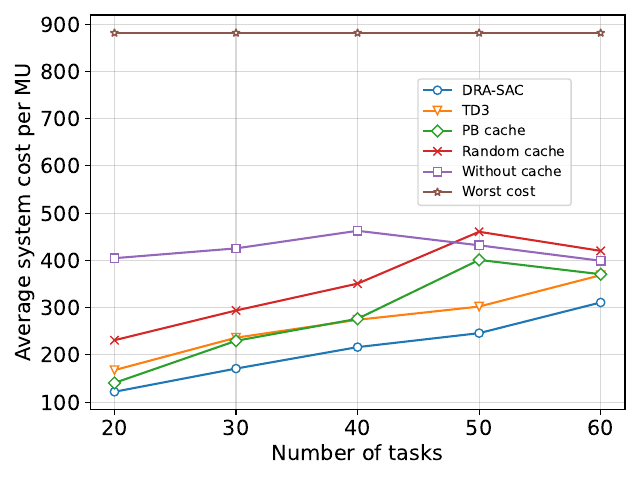

Write Python code to recreate this figure.
import numpy as np
import matplotlib.pyplot as plt
# from TD3_delay_penalty import task_num_gap

worst_cost_task_num = []
worst_cost = np.mean(np.load("../../SAC/dmax/10_40_0.2_0.05/worst.npy"))

for i in range(5):
    worst_cost_task_num.append(worst_cost)

worst_cost_task_num = np.array(worst_cost_task_num)

SAC_task_num = []
SAC = []
SAC.append(np.load("../../SAC/task_num/10_20_0.2_0.05/cost_reward.npy"))
SAC.append(np.load("../../SAC/task_num/10_30_0.2_0.05/cost_reward.npy"))
SAC.append(np.load("../../SAC/task_num/10_40_0.2_0.05/cost_reward.npy"))
SAC.append(np.load("../../SAC/task_num/10_50_0.2_0.05/cost_reward.npy"))
SAC.append(np.load("../../SAC/task_num/10_60_0.2_0.05/cost_reward.npy"))

for i in range(5):
    SAC_task_num.append(np.mean(SAC[i][-50:]))

SAC_task_num = np.array(SAC_task_num)
SAC_task_num = worst_cost_task_num - SAC_task_num

TD3_task_num = []
TD3 = []
TD3.append(np.load("../../TD3/task_num/10_20_0.2_0.05/cost_reward.npy"))
TD3.append(np.load("../../TD3/task_num/10_30_0.2_0.05/cost_reward.npy"))
TD3.append(np.load("../../TD3/task_num/10_40_0.2_0.05/cost_reward.npy"))
TD3.append(np.load("../../TD3/task_num/10_50_0.2_0.05/cost_reward.npy"))
TD3.append(np.load("../../TD3/task_num/10_60_0.2_0.05/cost_reward.npy"))

for i in range(5):
    TD3_task_num.append(np.mean(TD3[i][-50:]))

TD3_task_num = np.array(TD3_task_num)
# task_num_gap = np.array(task_num_gap)
# TD3_task_num = TD3_task_num + task_num_gap
TD3_task_num = worst_cost_task_num - TD3_task_num

PB_cache_task_num = []
PB_cache = []
PB_cache.append(np.load("../../SAC_PB_cache/task_num/10_20_0.2_0.05/cost_reward.npy"))
PB_cache.append(np.load("../../SAC_PB_cache/task_num/10_30_0.2_0.05/cost_reward.npy"))
PB_cache.append(np.load("../../SAC_PB_cache/task_num/10_40_0.2_0.05/cost_reward.npy"))
PB_cache.append(np.load("../../SAC_PB_cache/task_num/10_50_0.2_0.05/cost_reward.npy"))
PB_cache.append(np.load("../../SAC_PB_cache/task_num/10_60_0.2_0.05/cost_reward.npy"))

for i in range(5):
    PB_cache_task_num.append(np.mean(PB_cache[i][-50:]))

PB_cache_task_num = np.array(PB_cache_task_num)
PB_cache_task_num = worst_cost_task_num - PB_cache_task_num

random_cache_task_num = []
random_cache = []
random_cache.append(np.load("../../SAC_random_cache/task_num/10_20_0.2_0.05/cost_reward.npy"))
random_cache.append(np.load("../../SAC_random_cache/task_num/10_30_0.2_0.05/cost_reward.npy"))
random_cache.append(np.load("../../SAC_random_cache/task_num/10_40_0.2_0.05/cost_reward.npy"))
random_cache.append(np.load("../../SAC_random_cache/task_num/10_50_0.2_0.05/cost_reward.npy"))
random_cache.append(np.load("../../SAC_random_cache/task_num/10_60_0.2_0.05/cost_reward.npy"))

for i in range(5):
    random_cache_task_num.append(np.mean(random_cache[i][-50:]))

random_cache_task_num = np.array(random_cache_task_num)
random_cache_task_num = worst_cost_task_num - random_cache_task_num

without_cache_task_num = []
without_cache = []
without_cache.append(np.load("../../SAC_without_cache/task_num/10_20_0.2_0.05/cost_reward.npy"))
without_cache.append(np.load("../../SAC_without_cache/task_num/10_30_0.2_0.05/cost_reward.npy"))
without_cache.append(np.load("../../SAC_without_cache/task_num/10_40_0.2_0.05/cost_reward.npy"))
without_cache.append(np.load("../../SAC_without_cache/task_num/10_50_0.2_0.05/cost_reward.npy"))
without_cache.append(np.load("../../SAC_without_cache/task_num/10_60_0.2_0.05/cost_reward.npy"))

for i in range(5):
    without_cache_task_num.append(np.mean(without_cache[i][-50:]))

without_cache_task_num = np.array(without_cache_task_num)
without_cache_task_num = worst_cost_task_num - without_cache_task_num

x = np.array([20, 30, 40, 50, 60])
l1, = plt.plot(x, SAC_task_num, marker='o', markerfacecolor='white')
l2, = plt.plot(x, TD3_task_num, marker='v', markerfacecolor='white')
l3, = plt.plot(x, PB_cache_task_num, marker='D', markerfacecolor='white')
l4, = plt.plot(x, random_cache_task_num, marker='x', markerfacecolor='white')
l5, = plt.plot(x, without_cache_task_num, marker='s', markerfacecolor='white')
l6, = plt.plot(x, worst_cost_task_num, marker='*', markerfacecolor='white')

plt.xlabel("Number of tasks", fontsize=15)
plt.ylabel("Average system cost per MU", fontsize=15)
plt.xticks(np.arange(20, 61, 10), fontsize=15)
plt.yticks(fontsize=15)
plt.legend([l1, l2, l3, l4, l5, l6], ['DRA-SAC', 'TD3', 'PB cache', 'Random cache', 'Without cache', 'Worst cost'], loc='best', bbox_to_anchor=(0.6, 0.5))
plt.grid(color='gray', alpha=0.3)
plt.tight_layout()
plt.savefig("task_num.pdf", format="pdf")
plt.show()
